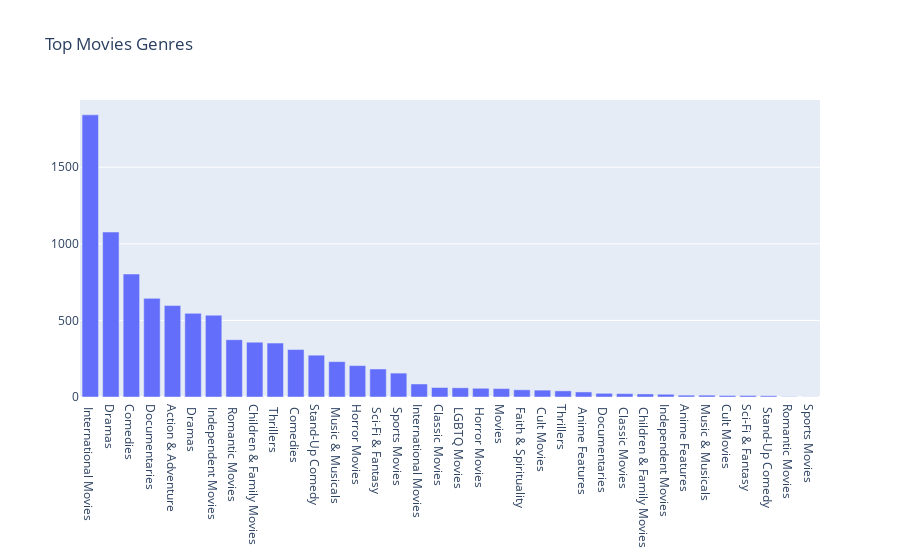
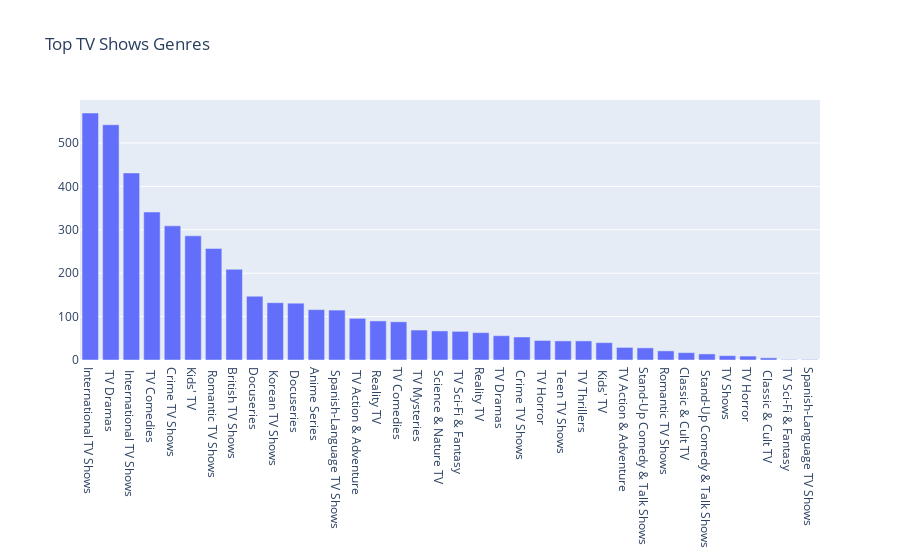

These figures' notebook cell, in order:
### Code cell
plt.figure(figsize = (15, 15))
top_genres(movie_df, title = 'Top Movies Genres')
top_genres(show_df, title = 'Top TV Shows Genres')

### Figure 1 — Plotly figure (JSON) as saved in the notebook; plotly's stock layout.template omitted (floating-point values rounded to 4 significant figures)
{"data": [{"type": "bar", "x": [" International Movies", "Dramas", "Comedies", "Documentaries", "Action & Adventure", " Dramas", " Independent Movies", " Romantic Movies", "Children & Family Movies", " Thrillers", " Comedies", "Stand-Up Comedy", " Music & Musicals", "Horror Movies", " Sci-Fi & Fantasy", " Sports Movies", "International Movies", "Classic Movies", " LGBTQ Movies", " Horror Movies", "Movies", " Faith & Spirituality", " Cult Movies", "Thrillers", " Anime Features", " Documentaries", " Classic Movies", " Children & Family Movies", "Independent Movies", "Anime Features", "Music & Musicals", "Cult Movies", "Sci-Fi & Fantasy", " Stand-Up Comedy", "Romantic Movies", "Sports Movies"], "y": [1842, 1077, 803, 644, 597, 546, 534, 374, 358, 352, 310, 273, 231, 205, 183, 156, 85, 62, 60, 57, 55, 47, 45, 40, 33, 24, 22, 20, 18, 12, 12, 10, 10, 8, 2, 1]}], "layout": {"title": {"text": "Top Movies Genres"}, "xaxis": {"categoryorder": "total descending"}}}

### Figure 2 — Plotly figure (JSON) as saved in the notebook; plotly's stock layout.template omitted (floating-point values rounded to 4 significant figures)
{"data": [{"type": "bar", "x": ["International TV Shows", " TV Dramas", " International TV Shows", " TV Comedies", "Crime TV Shows", "Kids' TV", " Romantic TV Shows", "British TV Shows", "Docuseries", " Korean TV Shows", " Docuseries", "Anime Series", " Spanish-Language TV Shows", " TV Action & Adventure", " Reality TV", "TV Comedies", " TV Mysteries", " Science & Nature TV", " TV Sci-Fi & Fantasy", "Reality TV", "TV Dramas", " Crime TV Shows", " TV Horror", " Teen TV Shows", " TV Thrillers", " Kids' TV", "TV Action & Adventure", "Stand-Up Comedy & Talk Shows", "Romantic TV Shows", "Classic & Cult TV", " Stand-Up Comedy & Talk Shows", "TV Shows", "TV Horror", " Classic & Cult TV", "TV Sci-Fi & Fantasy", "Spanish-Language TV Shows"], "y": [569, 542, 431, 341, 309, 286, 257, 209, 147, 132, 131, 116, 115, 96, 90, 88, 69, 67, 66, 63, 56, 53, 45, 44, 44, 40, 29, 28, 21, 17, 14, 10, 9, 5, 1, 1]}], "layout": {"title": {"text": "Top TV Shows Genres"}, "xaxis": {"categoryorder": "total descending"}}}
